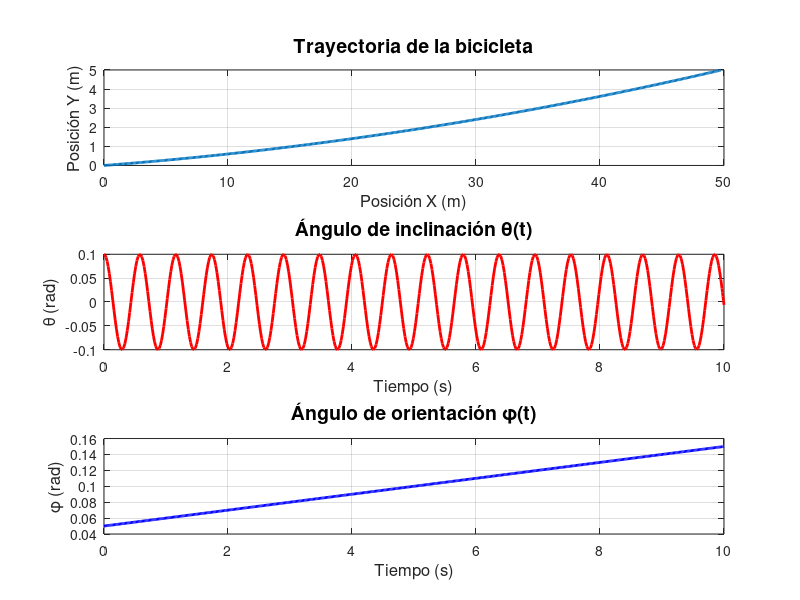

MATLAB code to generate this figure:
% Modelo dinámico de una bicicleta con ángulos de orientación e inclinación dinámicos

% Parámetros del sistema
m = 80;           % Masa total (kg)
h = 1.2;          % Altura del centro de masa (m)
L = 1.1;          % Longitud entre ejes (m)
I = 8;            % Momento de inercia (kg·m^2)
g = 9.81;         % Gravedad (m/s^2)
v = 5;            % Velocidad inicial (m/s)
omega_phi = 0.01; % Tasa de cambio del ángulo de orientación (rad/s)

% Condiciones iniciales
theta_0 = 0.1;    % Ángulo inicial de inclinación (rad)
phi_0 = 0.05;     % Ángulo inicial de orientación (rad)
x_0 = 0;          % Posición inicial en x (m)
y_0 = 0;          % Posición inicial en y (m)

% Tiempo de simulación
t_span = [0 10];  % 10 segundos de simulación

% Función para el sistema dinámico
dynamics = @(t, z) [
    v * cos(z(4));                    % dx/dt
    v * sin(z(4));                    % dy/dt
    z(5);                             % dtheta/dt (tasa de cambio de inclinación)
    omega_phi;                        % dphi/dt (tasa de cambio del ángulo de orientación)
    (-m * g * h * sin(z(3))) / I      % d^2theta/dt^2 (dinámica de inclinación)
];

% Vector de estado inicial
z0 = [x_0; y_0; theta_0; phi_0; 0];   % [x, y, theta, phi, dtheta/dt]

% Resolución del sistema
fprintf('Resolviendo el sistema dinámico de la bicicleta...\n');
[t, Z] = ode45(dynamics, t_span, z0);

% Imprimir resultados parciales
fprintf('Resultados parciales:\n');
for i = 1:5:length(t)
    fprintf('t = %.2f s, x = %.2f m, y = %.2f m, theta = %.2f rad, phi = %.2f rad\n', ...
        t(i), Z(i, 1), Z(i, 2), Z(i, 3), Z(i, 4));
end

% Resultados
title_font = 14; label_font = 12;

figure;
subplot(3, 1, 1);
plot(Z(:, 1), Z(:, 2), 'LineWidth', 2);
grid on;
title('Trayectoria de la bicicleta', 'FontSize', title_font);
xlabel('Posición X (m)', 'FontSize', label_font);
ylabel('Posición Y (m)', 'FontSize', label_font);

subplot(3, 1, 2);
plot(t, Z(:, 3), 'r', 'LineWidth', 2);
grid on;
title('Ángulo de inclinación \theta(t)', 'FontSize', title_font);
xlabel('Tiempo (s)', 'FontSize', label_font);
ylabel('\theta (rad)', 'FontSize', label_font);

subplot(3, 1, 3);
plot(t, Z(:, 4), 'b', 'LineWidth', 2);
grid on;
title('Ángulo de orientación \phi(t)', 'FontSize', title_font);
xlabel('Tiempo (s)', 'FontSize', label_font);
ylabel('\phi (rad)', 'FontSize', label_font);
